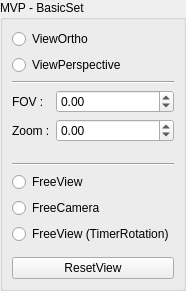
<?xml version="1.0" encoding="UTF-8"?>
<ui version="4.0">
 <class>qt_easiest_matrice_controler</class>
 <widget class="QWidget" name="qt_easiest_matrice_controler">
  <property name="geometry">
   <rect>
    <x>0</x>
    <y>0</y>
    <width>165</width>
    <height>291</height>
   </rect>
  </property>
  <property name="windowTitle">
   <string>Form</string>
  </property>
  <layout class="QVBoxLayout" name="verticalLayout_2">
   <property name="sizeConstraint">
    <enum>QLayout::SetMinimumSize</enum>
   </property>
   <property name="leftMargin">
    <number>0</number>
   </property>
   <property name="topMargin">
    <number>0</number>
   </property>
   <property name="rightMargin">
    <number>0</number>
   </property>
   <property name="bottomMargin">
    <number>0</number>
   </property>
   <item>
    <widget class="QGroupBox" name="groupBox">
     <property name="title">
      <string>MVP - BasicSet</string>
     </property>
     <layout class="QVBoxLayout" name="verticalLayout">
      <item>
       <widget class="QRadioButton" name="radioButton_viewOrtho">
        <property name="text">
         <string>ViewOrtho</string>
        </property>
        <attribute name="buttonGroup">
         <string notr="true">buttonGroup_view</string>
        </attribute>
       </widget>
      </item>
      <item>
       <widget class="QRadioButton" name="radioButton_viewPerspective">
        <property name="text">
         <string>ViewPerspective</string>
        </property>
        <attribute name="buttonGroup">
         <string notr="true">buttonGroup_view</string>
        </attribute>
       </widget>
      </item>
      <item>
       <widget class="Line" name="line">
        <property name="orientation">
         <enum>Qt::Horizontal</enum>
        </property>
       </widget>
      </item>
      <item>
       <layout class="QFormLayout" name="formLayout">
        <item row="0" column="0">
         <widget class="QLabel" name="label_fov">
          <property name="text">
           <string>FOV :</string>
          </property>
         </widget>
        </item>
        <item row="0" column="1">
         <widget class="QDoubleSpinBox" name="doubleSpinBox_fov">
          <property name="minimum">
           <double>-1000.000000000000000</double>
          </property>
          <property name="maximum">
           <double>1000.000000000000000</double>
          </property>
          <property name="singleStep">
           <double>1.000000000000000</double>
          </property>
         </widget>
        </item>
        <item row="1" column="1">
         <widget class="QDoubleSpinBox" name="doubleSpinBox_zoom">
          <property name="minimum">
           <double>-1000.000000000000000</double>
          </property>
          <property name="maximum">
           <double>1000.000000000000000</double>
          </property>
          <property name="singleStep">
           <double>0.100000000000000</double>
          </property>
         </widget>
        </item>
        <item row="1" column="0">
         <widget class="QLabel" name="label_zoom">
          <property name="text">
           <string>Zoom :</string>
          </property>
         </widget>
        </item>
       </layout>
      </item>
      <item>
       <widget class="Line" name="line_2">
        <property name="orientation">
         <enum>Qt::Horizontal</enum>
        </property>
       </widget>
      </item>
      <item>
       <widget class="QRadioButton" name="radioButton_freeView">
        <property name="text">
         <string>FreeView</string>
        </property>
        <attribute name="buttonGroup">
         <string notr="true">buttonGroup</string>
        </attribute>
       </widget>
      </item>
      <item>
       <widget class="QRadioButton" name="radioButton_freeCamera">
        <property name="text">
         <string>FreeCamera</string>
        </property>
        <attribute name="buttonGroup">
         <string notr="true">buttonGroup</string>
        </attribute>
       </widget>
      </item>
      <item>
       <widget class="QRadioButton" name="radioButton_freeView_timerRotation">
        <property name="text">
         <string>FreeView (TimerRotation)</string>
        </property>
        <attribute name="buttonGroup">
         <string notr="true">buttonGroup</string>
        </attribute>
       </widget>
      </item>
      <item>
       <spacer name="verticalSpacer">
        <property name="orientation">
         <enum>Qt::Vertical</enum>
        </property>
       </spacer>
      </item>
      <item>
       <widget class="QPushButton" name="pushButton_resetView">
        <property name="text">
         <string>ResetView</string>
        </property>
       </widget>
      </item>
     </layout>
    </widget>
   </item>
  </layout>
 </widget>
 <resources/>
 <connections/>
 <buttongroups>
  <buttongroup name="buttonGroup"/>
  <buttongroup name="buttonGroup_view"/>
 </buttongroups>
</ui>
